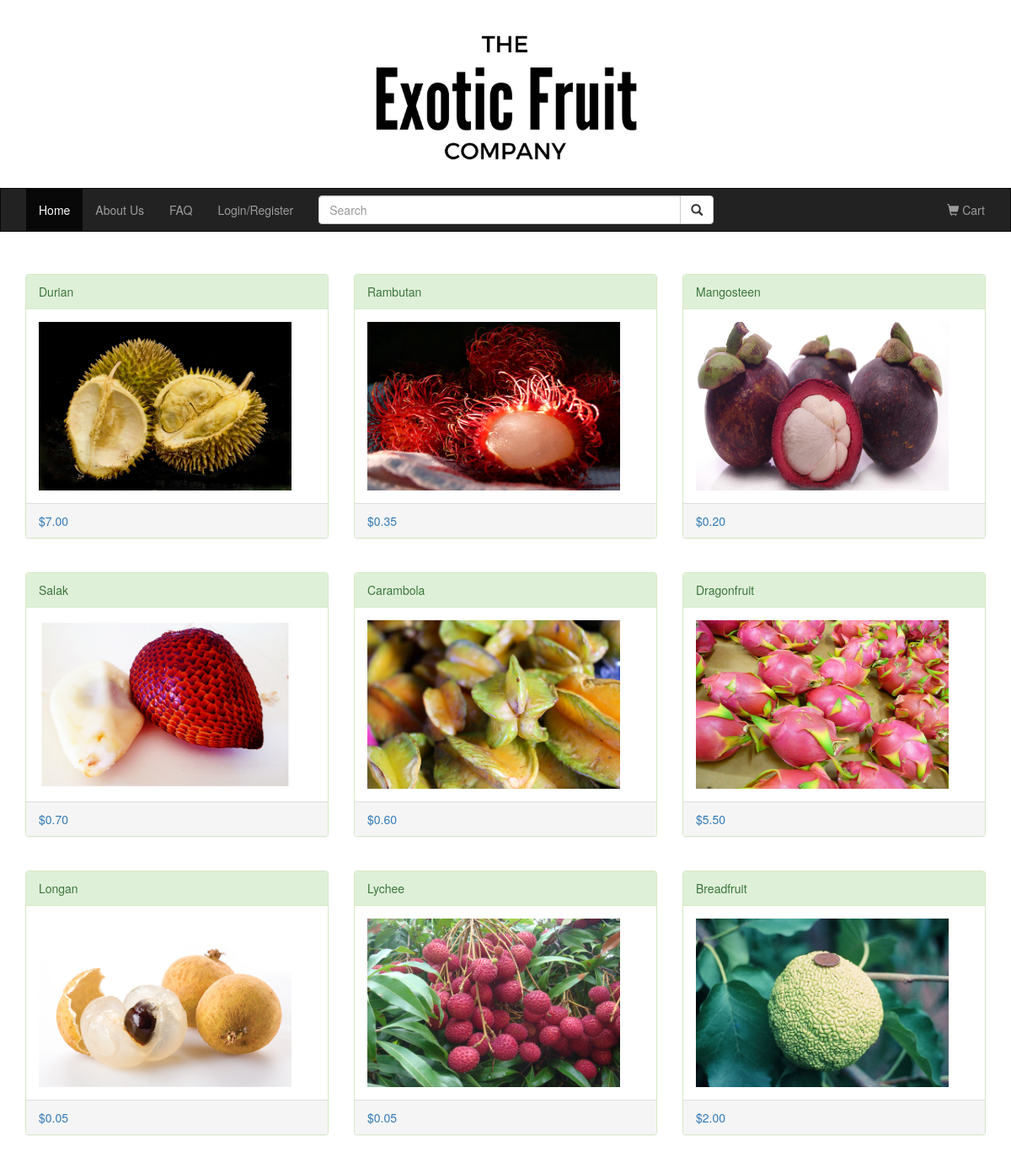
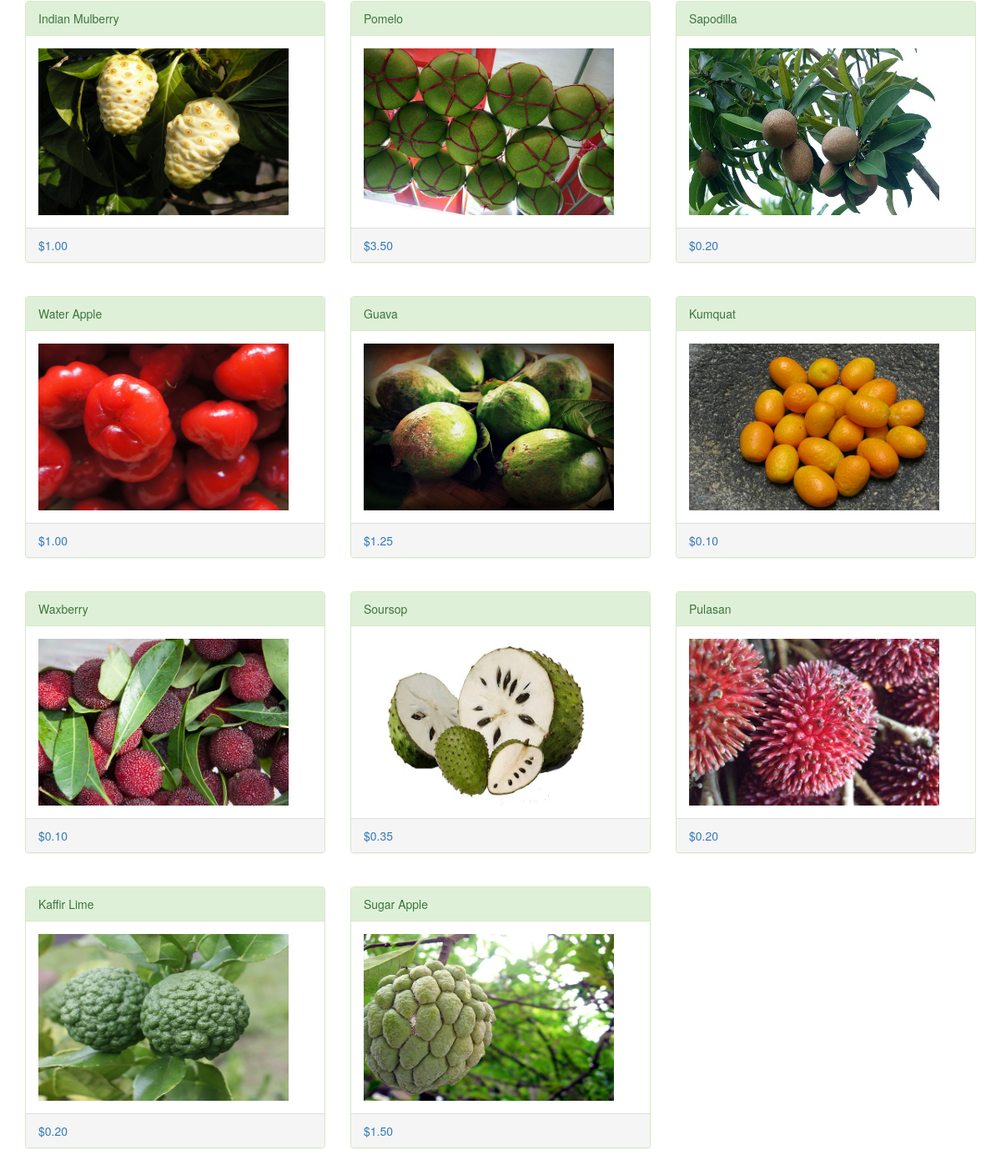
Before: / with the older database file (2 pictures, top to bottom).
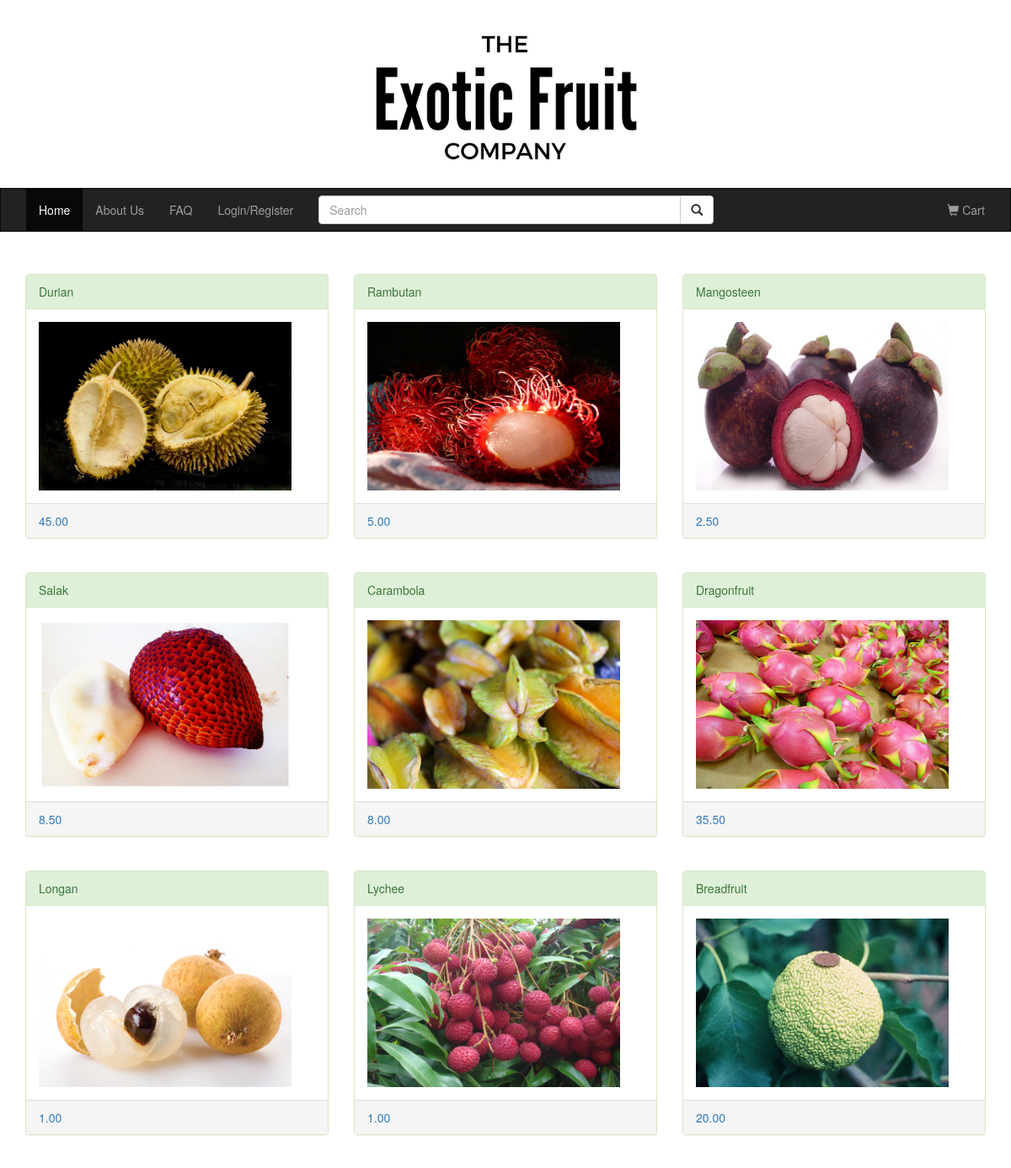
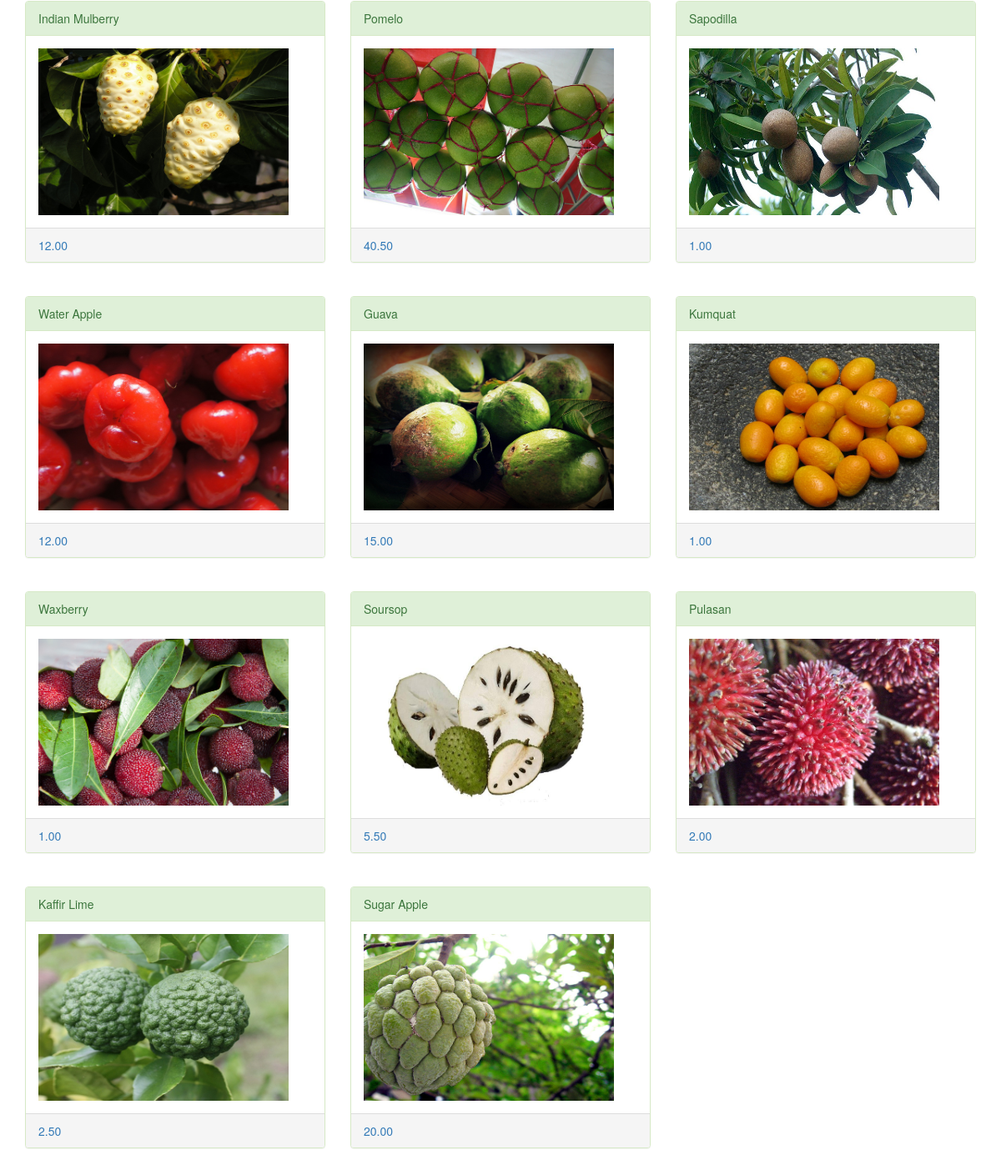
After: the same page with the newer database file (2 pictures, top to bottom).
### tables this page shows
CREATE TABLE IF NOT EXISTS `product` (
  `prod_id` INT NOT NULL AUTO_INCREMENT COMMENT 'customer id',
  `prod_name` VARCHAR(200) NOT NULL COMMENT 'product name',
  `prod_desc` MEDIUMTEXT NOT NULL COMMENT 'product description',
  `stock_amount` INT NOT NULL,
  `unit_price` VARCHAR(45) NOT NULL,
  `photo` VARCHAR(200) NOT NULL,
  PRIMARY KEY (`prod_id`));

### src/model/db_functions.php (called while the page is built, shortened)
<?php
function getAllProducts() {
    global $dbc;
	$query = 'SELECT prod_id, prod_name, prod_desc, stock_amount, unit_price, photo FROM product';
	$statement = $dbc->prepare($query);
	$statement->execute();
	$products = $statement->fetchAll();
	return $products;
}
?>

### src/index.php (the view)
<?php
	require_once 'view/header.php';
	require_once 'model/db_connect.php';
	require_once 'model/db_functions.php';
	$products = getAllProducts();
	$end = 2;
	for($i = 0; $i < count($products); $i++) {
		$prod = $products[$i];
		if($i % 3 == 0) {
?>
<div class="container">
    <div class="row">
<?php
		}
    echo "<div class='col-sm-4'>
		<a href='allFruitInfo.php?prod_id=" . $prod['prod_id'] . "'>
        <div class='panel panel-success'>
            <div class='panel-heading'>" . $prod['prod_name'] . "</div>
            <div class='panel-body'><img src='" . $prod['photo'] . "' class='img-responsive' style='width:300px;height:200px' alt='Image'></div>
            <div class='panel-footer'>" . $prod['unit_price'] . "</div>
        </div>
    </div></a>";
		if($end == $i) {
?>
    </div>
</div><br>
<?php
			$end = $end + 3;
		}
	}
?>
<br>
</body>
</html>

### src/view/header.php (shortened to what this page needs)
<!DOCTYPE html>
<html lang="en">
<head>
    <link rel="stylesheet" href="https://maxcdn.bootstrapcdn.com/bootstrap/3.3.7/css/bootstrap.min.css">
    <link rel="stylesheet" href="http://code.jquery.com/ui/1.12.1/themes/base/jquery-ui.css">
</head>
<body>
<div class="jumbotron">
    <div class="container text-center">
        <h1><img src = "/view/images/1.png" width="350" height="193"></h1>
    </div>
</div>
<nav class="navbar navbar-inverse">
    <div class="container-fluid">
        <div class="collapse navbar-collapse" id="myNavbar">
            <ul class="nav navbar-nav">
                <li class="active"><a href="../index.php">Home</a></li>
                <li><a href="/view/aboutus.php">About Us</a></li>
                <li><a href="/view/faq.php">FAQ</a></li>
<?php
	if(!isset($_SESSION['custid']) || !isset($_SESSION['custname'])) {
?>
                <li><a href="/view/login.php">Login/Register</a></li>
<?php
    } else {
?>
                <li><a href="/view/logout.php">Logout</a></li>
<?php
	}
?>
            </ul>
		        <form class="navbar-form navbar-left" role="search" id="navBarSearchForm">
		        <div class="input-group">
		            <input type="text" class="form-control" placeholder="Search" name="term" id="srch-term">
		            <div class="input-group-btn">
		                <button class="btn btn-default" type="submit"><i class="glyphicon glyphicon-search"></i></button>
		            </div>
		        </div>
		        </form>
            <ul class="nav navbar-nav navbar-right">
                <li><a href="/view/shoppingcart.php"><span class="glyphicon glyphicon-shopping-cart"></span> Cart </a></li>
            </ul>
        </div>
    </div>
</nav>

### src/view/header.php (style rules this page uses)
.navbar { margin-bottom: 50px; border-radius: 0; }
.jumbotron { padding-top: 0; padding-bottom:0; margin-bottom: 0; background-color: #ffffff; }
#navBarSearchForm input[type=text] { width:430px !important; }

Changed rows visible on the page:
changed product "Durian": unit_price "$7.00" → "45.00"
changed product "Rambutan": unit_price "$0.35" → "5.00"
changed product "Mangosteen": unit_price "$0.20" → "2.50"
changed product "Salak": unit_price "$0.70" → "8.50"
changed product "Carambola": unit_price "$0.60" → "8.00"
changed product "Dragonfruit": unit_price "$5.50" → "35.50"
changed product "Longan": unit_price "$0.05" → "1.00"
changed product "Lychee": unit_price "$0.05" → "1.00"
changed product "Breadfruit": unit_price "$2.00" → "20.00"
changed product "Indian Mulberry": unit_price "$1.00" → "12.00"
changed product "Pomelo": unit_price "$3.50" → "40.50"
changed product "Sapodilla": unit_price "$0.20" → "1.00"
changed product "Water Apple": unit_price "$1.00" → "12.00"
changed product "Guava": unit_price "$1.25" → "15.00"
changed product "Kumquat": unit_price "$0.10" → "1.00"
changed product "Waxberry": unit_price "$0.10" → "1.00"
changed product "Soursop": unit_price "$0.35" → "5.50"
changed product "Pulasan": unit_price "$0.20" → "2.00"
changed product "Kaffir Lime": unit_price "$0.20" → "2.50"
changed product "Sugar Apple": unit_price "$1.50" → "20.00"
